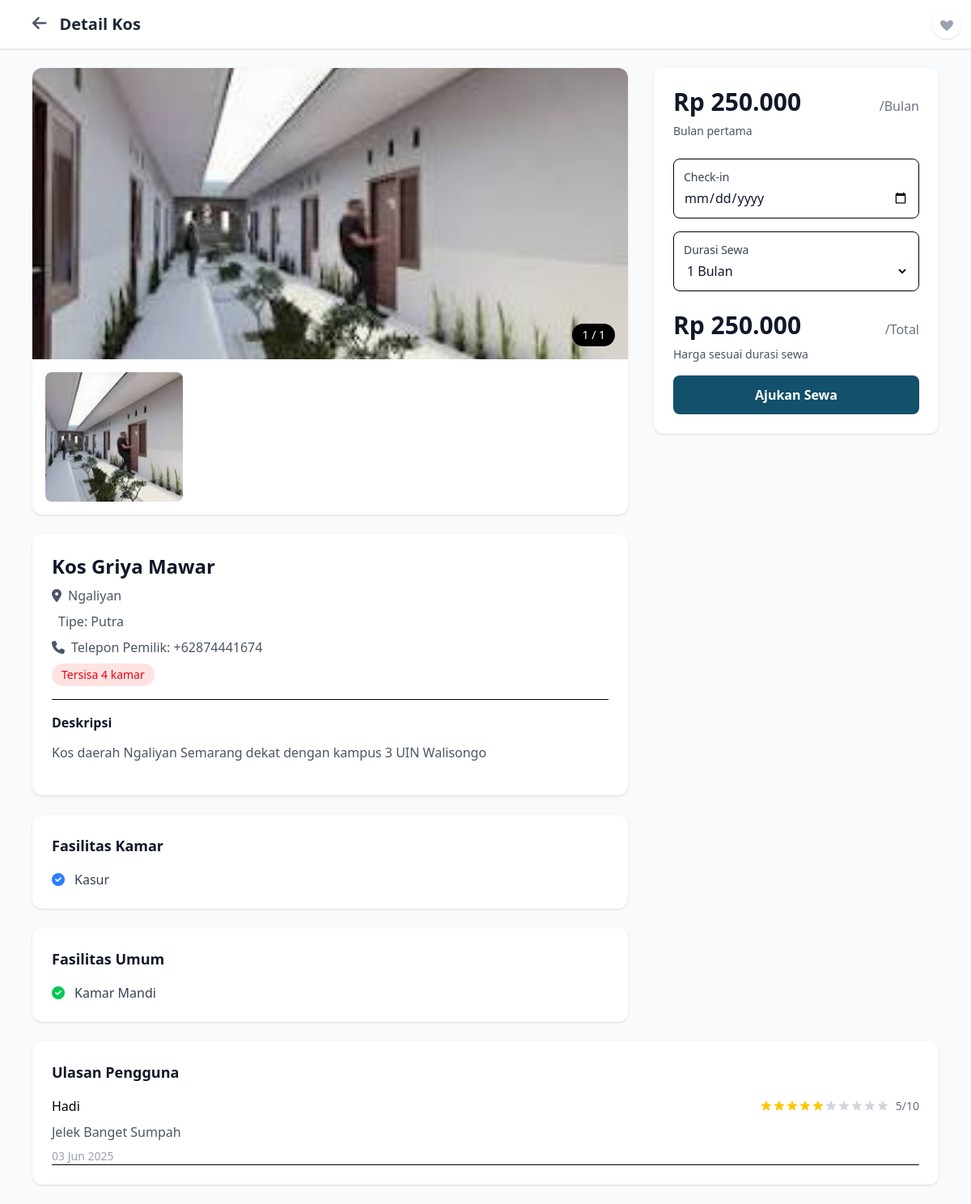
The app's page /display_produk.php?id=4 with its own data.
### tables this page shows
CREATE TABLE `kost` (
  `id` int(11) NOT NULL,
  `nama_kos` varchar(255) NOT NULL,
  `alamat` text NOT NULL,
  `deskripsi` text DEFAULT NULL,
  `sisa_kamar` int(11) DEFAULT 0,
  `harga` int(11) NOT NULL,
  `fasilitas_kamar` text DEFAULT NULL,
  `fasilitas_umum` text DEFAULT NULL,
  `gambar` text NOT NULL,
  `created_at` timestamp NOT NULL DEFAULT current_timestamp(),
  `user_id` int(11) NOT NULL,
  `tipe` enum('Putra','Putri','Campur') NOT NULL
);

CREATE TABLE `users` (
  `id` int(11) NOT NULL,
  `username` varchar(50) NOT NULL,
  `email` varchar(100) DEFAULT NULL,
  `password` text NOT NULL,
  `gender` enum('Laki-Laki','Perempuan') NOT NULL,
  `role` enum('pencari','pemilik') NOT NULL,
  `telepon` varchar(20) DEFAULT NULL,
  `alamat` text DEFAULT NULL,
  `foto` varchar(255) DEFAULT NULL,
  `created_at` timestamp NOT NULL DEFAULT current_timestamp()
);

CREATE TABLE `reviews` (
  `id` int(11) NOT NULL,
  `kost_id` int(11) NOT NULL,
  `user_id` int(11) NOT NULL,
  `rating` tinyint(4) NOT NULL CHECK (`rating` between 1 and 10),
  `ulasan` text DEFAULT NULL,
  `created_at` timestamp NOT NULL DEFAULT current_timestamp(),
  `updated_at` timestamp NOT NULL DEFAULT current_timestamp() ON UPDATE current_timestamp()
);

### src/display_produk.php (the view, shortened to what this page needs)
<?php
include 'koneksi.php';
$kost_id = isset($_GET['id']) ? intval($_GET['id']) : 0;
$query = "SELECT kost.*, users.telepon FROM kost
          JOIN users ON kost.user_id = users.id
          WHERE kost.id = $kost_id";
$result = $conn->query($query);
$kost = $result->fetch_assoc();
$gambar_array = explode(",", $kost['gambar']);
$fasilitas_kamar = explode(", ", $kost['fasilitas_kamar']);
$fasilitas_umum = explode(", ", $kost['fasilitas_umum']);
$is_favorit = false;
$query_reviews = "SELECT r.*, u.username
                 FROM reviews r
                 JOIN users u ON r.user_id = u.id
                 WHERE r.kost_id = ?
                 ORDER BY r.created_at DESC";
$stmt = $conn->prepare($query_reviews);
$stmt->bind_param("i", $kost_id);
$stmt->execute();
$reviews = $stmt->get_result();
?>
<!DOCTYPE html>
<html lang="id">
<head>
    <link href="./output.css" rel="stylesheet">
    <link href="https://cdnjs.cloudflare.com/ajax/libs/font-awesome/6.0.0/css/all.min.css" rel="stylesheet">
</head>
<body class="bg-gray-50">
    <div class="bg-white shadow-sm">
        <div class="max-w-6xl mx-auto px-4 py-4 flex items-center">
            <button onclick="history.back()" class="mr-4 text-gray-600 hover:text-gray-800">
                <i class="fas fa-arrow-left text-xl"></i>
            </button>
            <h1 class="text-xl font-semibold text-gray-800">Detail Kos</h1>
        </div>
    </div>
    <div class="max-w-6xl mx-auto px-4 py-6">
        <div class="grid lg:grid-cols-3 gap-8">
        <div class="lg:col-span-2">
            <div class="bg-white rounded-xl shadow-sm overflow-hidden mb-6">
                <div class="relative">
                    <img src="<?php echo $gambar_array[0]; ?>" alt="Gambar utama" class="w-full h-90 object-cover">
                    <div class="absolute bottom-4 right-4 bg-black bg-opacity-60 text-white px-3 py-1 rounded-full text-sm">
                        1 / <?php echo count($gambar_array); ?>
                    </div>
                </div>
                <div class="grid grid-cols-4 gap-2 p-4">
                    <?php foreach ($gambar_array as $gambar): ?>
                        <img src="<?php echo $gambar; ?>" alt="Gambar" class="w-full h-40 object-cover rounded-lg transition-all duration-300 ease-in-out transform hover:scale-105 hover:shadow-2xl">
                    <?php endforeach; ?>
                </div>
            </div>
<form method="post" action="tambah_favorit.php" class="absolute top-3 right-3">
    <button type="submit" class="p-2 bg-white rounded-full shadow hover:bg-gray-100">
        <svg class="w-5 h-5 <?php echo $is_favorit ? 'text-red-500' : 'text-gray-400'; ?> fill-current" viewBox="0 0 20 20">
            <path d="M10 18.35l-1.45-1.32C5.4 14.25 2 11.39 2 8.5 2 6.5 3.5 5 5.5 5
                    c1.54 0 3.04.99 3.57 2.36h1.87C11.46 5.99 12.96 5 14.5 5
                    C16.5 5 18 6.5 18 8.5c0 2.89-3.4 5.75-6.55 8.53L10 18.35z"/>
        </svg>
    </button>
</form>
            <div class="bg-white rounded-xl shadow-sm p-6 mb-6">
                <div class="flex items-start justify-between mb-4">
                    <div>
                        <h1 class="text-2xl font-bold text-gray-900 mb-2"><?php echo htmlspecialchars($kost['nama_kos']); ?></h1>
                        <div class="flex items-center text-gray-600 mb-2">
                            <i class="fas fa-map-marker-alt mr-2"></i>
                            <span><?php echo htmlspecialchars($kost['alamat']); ?></span>
                        </div>
                        <div class="flex items-center text-gray-600 mb-2">
                            <span>Tipe: <?php echo htmlspecialchars($kost['tipe']); ?></span>
                        </div>
                        <div class="flex items-center text-gray-600 mb-2">
                            <i class="fas fa-phone mr-2"></i>
                            <span>Telepon Pemilik: <?php echo htmlspecialchars($kost['telepon']); ?></span>
                        </div>
                        <div class="flex items-center">
                            <span class="bg-red-100 text-red-600 px-3 py-1 rounded-full text-sm font-medium">
                                Tersisa <?php echo $kost['sisa_kamar']; ?> kamar
                            </span>
                        </div>
                    </div>
                </div>
                <div class="border-t pt-4">
                    <h3 class="font-semibold text-gray-900 mb-3">Deskripsi</h3>
                    <p class="text-gray-600 leading-relaxed mb-4">
                        <?php echo nl2br(htmlspecialchars($kost['deskripsi'])); ?>
                    </p>
                </div>
            </div>
            <div class="bg-white rounded-xl shadow-sm p-6 mb-6">
                <h3 class="text-lg font-semibold text-gray-900 mb-4">Fasilitas Kamar</h3>
                <div class="grid grid-cols-2 md:grid-cols-3 gap-4">
                    <?php foreach ($fasilitas_kamar as $f): ?>
                        <div class="flex items-center text-gray-700">
                            <i class="fas fa-check-circle text-blue-500 mr-3"></i>
                            <span><?php echo htmlspecialchars($f); ?></span>
                        </div>
                    <?php endforeach; ?>
                </div>
            </div>
            <div class="bg-white rounded-xl shadow-sm p-6">
                <h3 class="text-lg font-semibold text-gray-900 mb-4">Fasilitas Umum</h3>
                <div class="grid grid-cols-2 md:grid-cols-3 gap-4">
                    <?php foreach ($fasilitas_umum as $f): ?>
                        <div class="flex items-center text-gray-700">
                            <i class="fas fa-check-circle text-green-500 mr-3"></i>
                            <span><?php echo htmlspecialchars($f); ?></span>
                        </div>
                    <?php endforeach; ?>
                </div>
            </div>
        </div>
        <div class="lg:col-span-1">
            <div class="bg-white rounded-xl shadow-sm p-6 sticky top-6">
                <div class="mb-6">
                    <div class="flex items-baseline justify-between mb-2">
                        <span class="text-3xl font-bold text-gray-900">Rp <?php echo number_format($kost['harga'], 0, ',', '.'); ?></span>
                        <span class="text-gray-500">/Bulan</span>
                    </div>
                    <p class="text-sm text-gray-600">Bulan pertama</p>
                </div>
                <form action="ajukan_sewa.php" method="POST" id="sewaForm">
                    <div class="space-y-4 mb-6">
                        <div class="border rounded-lg p-3">
                            <label class="block text-sm font-medium text-gray-700 mb-1">Check-in</label>
                            <input type="date" name="checkin" class="w-full border-0 focus:ring-0 text-gray-900" required>
                        </div>
                        <div class="border rounded-lg p-3">
                            <label class="block text-sm font-medium text-gray-700 mb-1">Durasi Sewa</label>
                            <select name="durasi" id="durasiSewa" class="w-full border-0 focus:ring-0 text-gray-900" required>
                                <option value="1">1 Bulan</option>
                            </select>
                        </div>
                    </div>
                    <div class="mb-4">
                        <div class="flex items-baseline justify-between mb-2">
                            <span class="text-3xl font-bold text-gray-900" id="totalHarga">Rp <?php echo number_format($kost['harga'], 0, ',', '.'); ?></span>
                            <span class="text-gray-500">/Total</span>
                        </div>
                        <p class="text-sm text-gray-600">Harga sesuai durasi sewa</p>
                    </div>
                 <button type="button" onclick="openModal()" class="w-full bg-[#12506B] hover:bg-[#620F08] text-white font-semibold py-3 px-6 rounded-lg transition duration-200">
                    Ajukan Sewa
                </button>
                </form>
            </div>
        </div>
        </div>
<div class="bg-white rounded-xl shadow-sm p-6 mt-6">
    <h3 class="text-lg font-semibold text-gray-900 mb-4">Ulasan Pengguna</h3>
    <div class="space-y-6">
        <?php if ($reviews->num_rows > 0): ?>
            <?php while ($review = $reviews->fetch_assoc()): ?>
                <div class="border-b pb-4 last:border-0">
                    <div class="flex items-center justify-between mb-2">
                        <div class="font-medium"><?= htmlspecialchars($review['username']) ?></div>
                        <div class="flex items-center">
                            <?php for ($i = 1; $i <= 10; $i++): ?>
                                <svg class="w-4 h-4 <?= $i <= $review['rating'] ? 'text-yellow-400' : 'text-gray-300' ?>"
                                     fill="currentColor" viewBox="0 0 20 20">
                                    <path d="M9.049 2.927c.3-.921 1.603-.921 1.902 0l1.07 3.292a1 1 0 00.95.69h3.462c.969 0 1.371 1.24.588 1.81l-2.8 2.034a1 1 0 00-.364 1.118l1.07 3.292c.3.921-.755 1.688-1.54 1.118l-2.8-2.034a1 1 0 00-1.175 0l-2.8 2.034c-.784.57-1.838-.197-1.539-1.118l1.07-3.292a1 1 0 00-.364-1.118L2.98 8.72c-.783-.57-.38-1.81.588-1.81h3.461a1 1 0 00.951-.69l1.07-3.292z"/>
                                </svg>
                            <?php endfor; ?>
                            <span class="ml-2 text-sm text-gray-500"><?= $review['rating'] ?>/10</span>
                        </div>
                    </div>
                    <p class="text-gray-600"><?= nl2br(htmlspecialchars($review['ulasan'])) ?></p>
                    <div class="text-sm text-gray-400 mt-2">
                        <?= date('d M Y', strtotime($review['created_at'])) ?>
                    </div>
                </div>
            <?php endwhile; ?>
        <?php else: ?>
            <p class="text-gray-500">Belum ada ulasan untuk kos ini.</p>
        <?php endif; ?>
    </div>
</div>
    </div>
</body>
</html>

### records on screen
kost: gambar (picture), gambar "1", nama_kos "Kos Griya Mawar", alamat "Ngaliyan", tipe "Putra", user.telepon "+62874441674", sisa_kamar "4", deskripsi "Kos daerah Ngaliyan Semarang dekat dengan kampus 3 UIN Walisongo", fasilitas_kamar "Kasur", fasilitas_umum "Kamar Mandi", harga "250.000"
reviews: user.username "Hadi", rating "5", ulasan "Jelek Banget Sumpah", created_at "03 Jun 2025"
